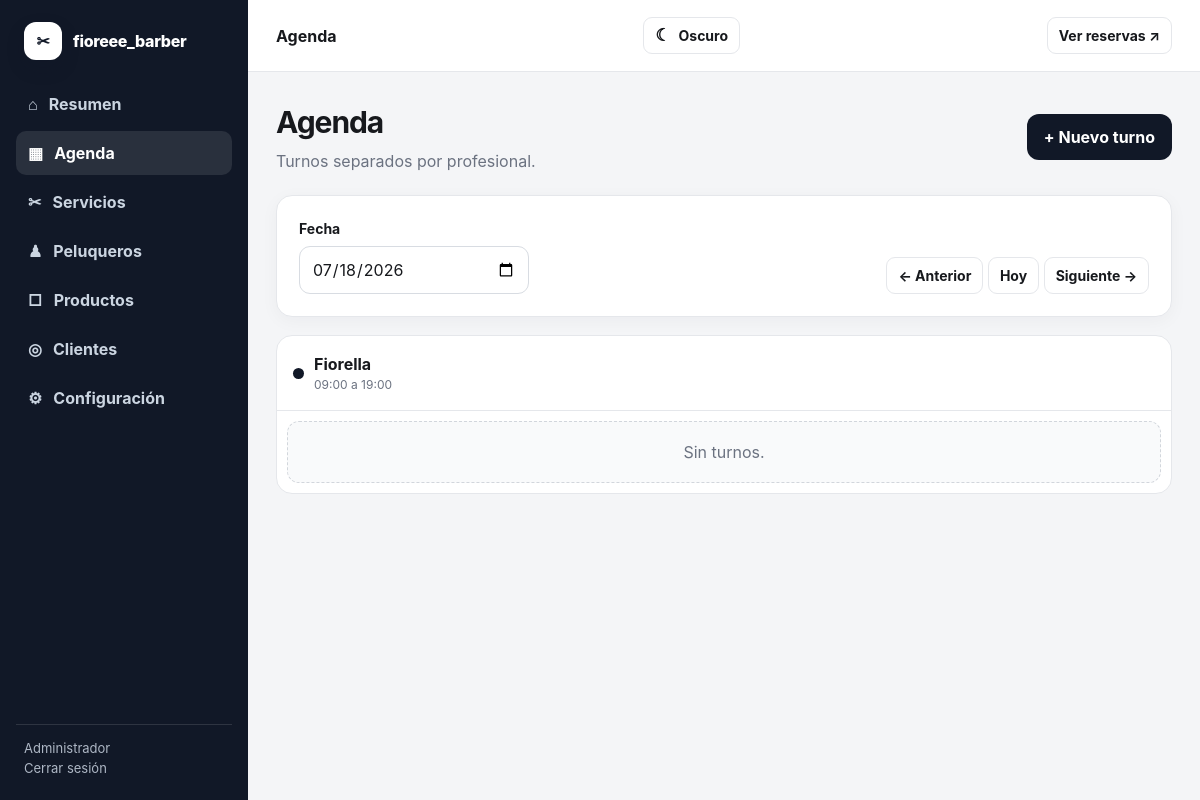
The page /admin/agenda.php (signed in) on the database its author committed.
### tables this page shows
CREATE TABLE IF NOT EXISTS users (
    id INT UNSIGNED AUTO_INCREMENT PRIMARY KEY,
    name VARCHAR(120) NOT NULL,
    email VARCHAR(160) NOT NULL UNIQUE,
    password VARCHAR(255) NOT NULL,
    role VARCHAR(30) NOT NULL DEFAULT 'admin',
    active TINYINT(1) NOT NULL DEFAULT 1,
    created_at TIMESTAMP DEFAULT CURRENT_TIMESTAMP
);

CREATE TABLE IF NOT EXISTS barbers (
    id INT UNSIGNED AUTO_INCREMENT PRIMARY KEY,
    name VARCHAR(120) NOT NULL,
    phone VARCHAR(40) NULL,
    bio VARCHAR(255) NULL,
    color VARCHAR(20) NOT NULL DEFAULT '#1f2937',
    work_days VARCHAR(30) NOT NULL DEFAULT '1,2,3,4,5,6',
    work_start TIME NOT NULL DEFAULT '09:00:00',
    work_end TIME NOT NULL DEFAULT '19:00:00',
    lunch_start TIME NULL,
    lunch_end TIME NULL,
    active TINYINT(1) NOT NULL DEFAULT 1,
    created_at TIMESTAMP DEFAULT CURRENT_TIMESTAMP
);

### app/db.php (called while the page is built, shortened)
<?php
function db(): PDO
{
    static $pdo = null;
    if ($pdo instanceof PDO) {
        return $pdo;
    }
    $config = require __DIR__ . '/config.php';
    $db = $config['db'];
    $dsn = sprintf('mysql:host=%s;port=%s;dbname=%s;charset=utf8mb4', $db['host'], $db['port'], $db['name']);
    $lastError = null;
    for ($attempt = 1; $attempt <= 15; $attempt++) {
        try {
            $pdo = new PDO($dsn, $db['user'], $db['pass'], [
                PDO::ATTR_ERRMODE => PDO::ERRMODE_EXCEPTION,
                PDO::ATTR_DEFAULT_FETCH_MODE => PDO::FETCH_ASSOC,
                PDO::ATTR_EMULATE_PREPARES => false,
            ]);
            return $pdo;
        } catch (PDOException $exception) {
            $lastError = $exception;
            usleep(500000);
        }
    }
    throw $lastError ?? new RuntimeException('No se pudo conectar a la base de datos.');
}

### app/helpers.php (called while the page is built, shortened)
<?php
function e(?string $value): string
{
    return htmlspecialchars($value ?? '', ENT_QUOTES, 'UTF-8');
}
function setting(string $key, ?string $default = null): ?string
{
    static $settings = null;
    if ($settings === null) {
        $rows = db()->query('SELECT setting_key, setting_value FROM settings')->fetchAll();
        $settings = [];
        foreach ($rows as $row) {
            $settings[$row['setting_key']] = $row['setting_value'];
        }
    }
    return $settings[$key] ?? $default;
}

### app/auth.php (called while the page is built, shortened)
<?php
function admin_user(): ?array
{
    static $user = null;
    if ($user === null) {
        $stmt = db()->prepare('SELECT id, name, email, role FROM users WHERE id = ? AND active = 1');
        $stmt->execute([(int) $_SESSION['user_id']]);
        $user = $stmt->fetch() ?: null;
    }
    return $user;
}
function require_admin(): void
{
    if (!admin_user()) {
        flash('warning', 'Iniciá sesión para continuar.');
        redirect('/admin/login.php');
    }
}

### public/admin/agenda.php (the view, shortened to what this page needs)
<?php
require_admin();
$date = trim((string) ($_GET['date'] ?? date('Y-m-d')));
$barbers = db()->query('SELECT * FROM barbers WHERE active = 1 ORDER BY name')->fetchAll();
$byBarber = [];
$pageTitle = 'Agenda';
$activePage = 'agenda';
require __DIR__ . '/_header.php';
?>
<div class="page-head">
    <div><h1>Agenda</h1><p>Turnos separados por profesional.</p></div>
    <a class="btn btn-primary" href="/reservar.php" target="_blank">+ Nuevo turno</a>
</div>
<div class="agenda-toolbar card pad">
    <div class="field" style="min-width:230px">
        <label for="agenda-date">Fecha</label>
        <input class="input" id="agenda-date" type="date" value="<?= e($date) ?>" onchange="location.href='/admin/agenda.php?date='+this.value">
    </div>
    <div>
        <a class="btn btn-light btn-sm" href="?date=<?= date('Y-m-d', strtotime($date . ' -1 day')) ?>">← Anterior</a>
        <a class="btn btn-light btn-sm" href="?date=<?= date('Y-m-d') ?>">Hoy</a>
        <a class="btn btn-light btn-sm" href="?date=<?= date('Y-m-d', strtotime($date . ' +1 day')) ?>">Siguiente →</a>
    </div>
</div>
<div class="agenda-columns">
    <?php foreach ($barbers as $barber): ?>
        <section class="barber-column">
            <header class="barber-column-head">
                <span class="color-dot" style="background:<?= e($barber['color']) ?>"></span>
                <div><strong><?= e($barber['name']) ?></strong><div style="color:var(--muted);font-size:12px"><?= substr($barber['work_start'],0,5) ?> a <?= substr($barber['work_end'],0,5) ?></div></div>
            </header>
            <div class="appointment-list">
                <?php if (empty($byBarber[(int) $barber['id']])): ?>
                    <div class="empty-box">Sin turnos.</div>
                <?php endif; ?>
            </div>
        </section>
    <?php endforeach; ?>
</div>
<?php require __DIR__ . '/_footer.php'; ?>

### public/admin/_header.php (shortened to what this page needs)
<?php
$user = admin_user();
$businessName = setting('business_name', 'fioreee_barber');
$current = $activePage ?? '';
?>
<!doctype html>
<html lang="es">
<head>
    <link rel="stylesheet" href="/assets/css/app.css">
</head>
<body>
<div class="admin-shell">
    <aside class="sidebar">
        <a class="brand" href="/admin/index.php">
            <span class="brand-mark">✂</span>
            <span><?= e($businessName) ?></span>
        </a>
        <nav class="nav">
            <a class="<?= $current === 'dashboard' ? 'active' : '' ?>" href="/admin/index.php"><span>⌂</span> Resumen</a>
            <a class="<?= $current === 'agenda' ? 'active' : '' ?>" href="/admin/agenda.php"><span>▦</span> Agenda</a>
            <a class="<?= $current === 'services' ? 'active' : '' ?>" href="/admin/servicios.php"><span>✂</span> Servicios</a>
            <a class="<?= $current === 'barbers' ? 'active' : '' ?>" href="/admin/peluqueros.php"><span>♟</span> Peluqueros</a>
            <a class="<?= $current === 'products' ? 'active' : '' ?>" href="/admin/productos.php"><span>□</span> Productos</a>
            <a class="<?= $current === 'customers' ? 'active' : '' ?>" href="/admin/clientes.php"><span>◎</span> Clientes</a>
            <a class="<?= $current === 'settings' ? 'active' : '' ?>" href="/admin/configuracion.php"><span>⚙</span> Configuración</a>
        </nav>
        <div class="sidebar-footer">
            <div><?= e($user['name'] ?? '') ?></div>
            <a href="/admin/logout.php">Cerrar sesión</a>
        </div>
    </aside>
    <main class="admin-main">
        <header class="admin-topbar">
            <strong><?= e($pageTitle ?? 'Administración') ?></strong>
            <a class="btn btn-light btn-sm" href="/" target="_blank">Ver reservas ↗</a>
        </header>
        <div class="admin-content">

### public/assets/css/app.css (style rules this page uses)
:root { --bg: #f4f5f7; --surface: #ffffff; --surface-soft: #f9fafb; --text: #17191d; --muted: #6b7280; --border: #e5e7eb; --primary: #111827; --primary-2: #374151; --accent: #d6a756; --success: #16835d; --danger: #c23939; --warning: #a66908; --info: #1769aa; --purple: #7551aa; --radius: 16px; --shadow: 0 12px 34px rgba(17, 24, 39, .08); }
* { box-sizing: border-box; }
html { scroll-behavior: smooth; }
body { margin: 0; font-family: Inter, ui-sans-serif, system-ui, -apple-system, BlinkMacSystemFont, "Segoe UI", sans-serif; background: var(--bg); color: var(--text); line-height: 1.5; }
button, input, select, textarea { font: inherit; }
a { color: inherit; text-decoration: none; }
.brand { display: inline-flex; align-items: center; gap: 11px; font-weight: 800; letter-spacing: -.02em; }
.brand-mark { width: 38px; height: 38px; border-radius: 12px; display: grid; place-items: center; color: #fff; background: var(--primary); box-shadow: 0 8px 18px rgba(17, 24, 39, .18); }
.card { background: var(--surface); border: 1px solid var(--border); border-radius: var(--radius); box-shadow: 0 4px 18px rgba(17, 24, 39, .04); }
.card.pad { padding: 22px; }
.btn { display: inline-flex; align-items: center; justify-content: center; gap: 8px; min-height: 44px; padding: 10px 16px; border: 1px solid transparent; border-radius: 12px; font-weight: 750; cursor: pointer; transition: transform .15s ease, opacity .15s ease, background .15s ease; }
.btn-primary { background: var(--primary); color: #fff; }
.btn-light { background: #fff; border-color: var(--border); color: var(--text); }
.btn-sm { min-height: 36px; padding: 7px 11px; border-radius: 9px; font-size: 14px; }
.field { display: grid; gap: 7px; }
.field label { font-size: 14px; font-weight: 750; }
.input, select, textarea { width: 100%; min-height: 46px; padding: 10px 12px; border: 1px solid #d8dce2; border-radius: 11px; background: #fff; color: var(--text); outline: none; transition: border-color .15s ease, box-shadow .15s ease; }
.loading-box, .empty-box { padding: 18px; text-align: center; background: var(--surface-soft); border: 1px dashed #d2d6dc; border-radius: 12px; color: var(--muted); }
.admin-shell { min-height: 100vh; display: grid; grid-template-columns: 248px 1fr; }
.sidebar { position: sticky; top: 0; height: 100vh; background: #111827; color: #fff; padding: 22px 16px; display: flex; flex-direction: column; }
.sidebar .brand { padding: 0 8px 22px; }
.sidebar .brand-mark { background: #fff; color: #111827; }
.nav { display: grid; gap: 5px; }
.nav a { display: flex; gap: 11px; align-items: center; min-height: 44px; padding: 10px 12px; border-radius: 10px; color: #cbd5e1; font-weight: 650; }
.nav a:hover, .nav a.active { background: rgba(255,255,255,.1); color: #fff; }
.sidebar-footer { margin-top: auto; padding: 14px 8px 0; border-top: 1px solid rgba(255,255,255,.12); color: #aeb7c5; font-size: 13px; }
.admin-main { min-width: 0; }
.admin-topbar { min-height: 72px; padding: 0 28px; border-bottom: 1px solid var(--border); background: #fff; display: flex; align-items: center; justify-content: space-between; gap: 16px; }
.admin-content { padding: 28px; max-width: 1500px; margin: 0 auto; }
.page-head { display: flex; justify-content: space-between; align-items: center; gap: 18px; margin-bottom: 22px; }
.page-head h1 { margin: 0; letter-spacing: -.035em; font-size: 30px; }
.page-head p { margin: 4px 0 0; color: var(--muted); }
.agenda-toolbar { display: flex; align-items: end; justify-content: space-between; gap: 16px; margin-bottom: 18px; }
.agenda-columns { display: grid; grid-template-columns: repeat(auto-fit, minmax(290px, 1fr)); gap: 17px; }
.barber-column { background: #fff; border: 1px solid var(--border); border-radius: var(--radius); overflow: hidden; }
.barber-column-head { padding: 16px; border-bottom: 1px solid var(--border); display: flex; align-items: center; gap: 10px; }
.color-dot { width: 11px; height: 11px; border-radius: 50%; flex: 0 0 auto; }
.appointment-list { padding: 10px; display: grid; gap: 9px; }

### rows shown on the page
users: name "Administrador"
barbers: name "Fiorella", work_start "09:00", work_end "19:00", shows "Sin turnos."

### other values the page prints
$businessName "fioreee_barber"
$pageTitle "Agenda"
